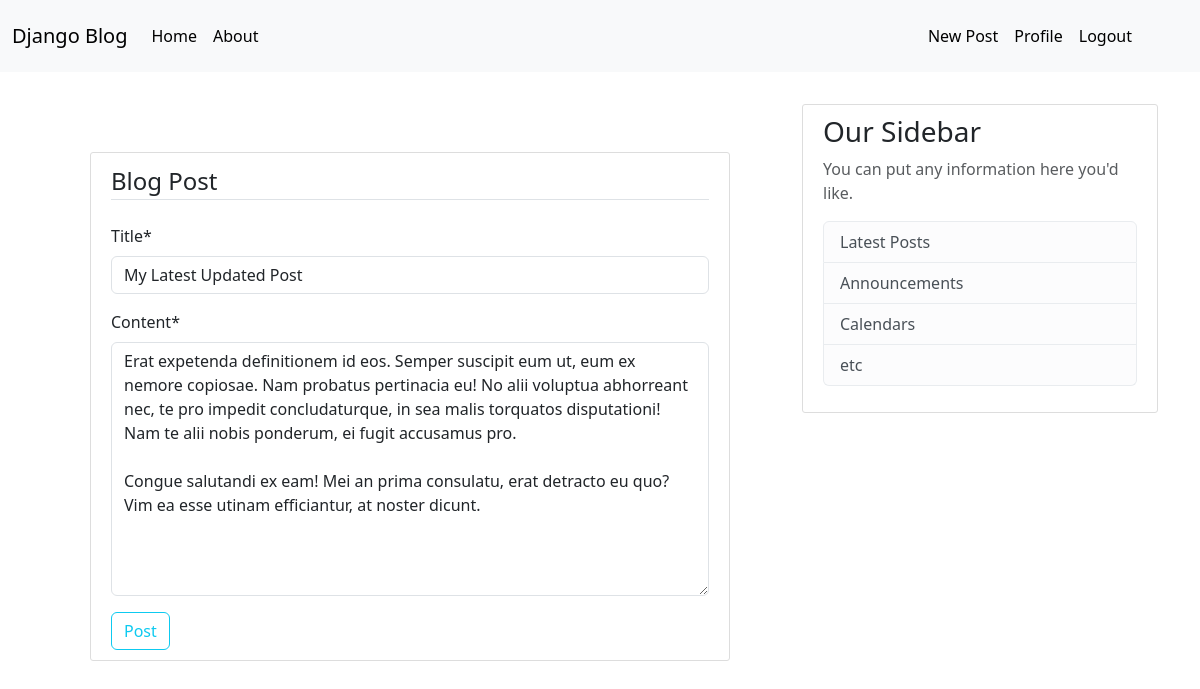
The app's page /post/32/update/ (signed in) with its own data.
### blogs/models.py (models this page shows, shortened)
class posts(models.Model):
    title = models.CharField(max_length = 100)
    content = models.TextField()
    date_posted = models.DateTimeField(default = timezone.now)
    author = models.ForeignKey(User, on_delete = models.CASCADE)

### blogs/views.py (the view, shortened to what this page needs)
# urls.py: path('post/<int:pk>/update/', PostUpdateView.as_view(), name = 'post-update'),
class PostUpdateView(LoginRequiredMixin, UserPassesTestMixin, UpdateView):
    model = posts
    fields = ['title', 'content']
    def test_func(self):
        post = self.get_object()
        if self.request.user == post.author:
            return True
        return False

### blogs/templates/blogs/posts_form.html (shortened to what this page needs)
{% extends 'blogs/base.html' %}
{% load crispy_forms_tags %}
{% block content %}
    <div class="content-section m-5">
        <form method="POST">
            <fieldset class="form-group">
                <legend class="border-bottom mb-4">
                    Blog Post
                </legend>
                {{ form|crispy }}
            </fieldset>
            <div class="form-group">
                <button type="submit" class="btn btn-outline-info">Post</button>
            </div>
        </form>
    </div>
{% endblock content %}

### blogs/static/blogs/index.css (style rules this page uses)
body { background: #fafafa; color: #333333; margin-top: 5rem; }
.content-section { background: #ffffff; padding: 10px 20px; border: 1px solid #dddddd; border-radius: 3px; margin-bottom: 20px; }

### records on screen
posts: title "My Latest Updated Post", content "Erat expetenda definitionem id eos. Semper suscipit eum ut, eum ex nemore copiosae. Nam probatus pertinacia eu! No alii voluptua abhorreant nec, te pro impedit concludaturque, in sea malis torquatos disputationi! Nam te alii nobis ponderum, ei fugit accusamus pro. Congue salutandi ex eam! Mei an prima consulatu, erat detracto eu quo? Vim ea esse utinam efficiantur, at noster dicunt."
